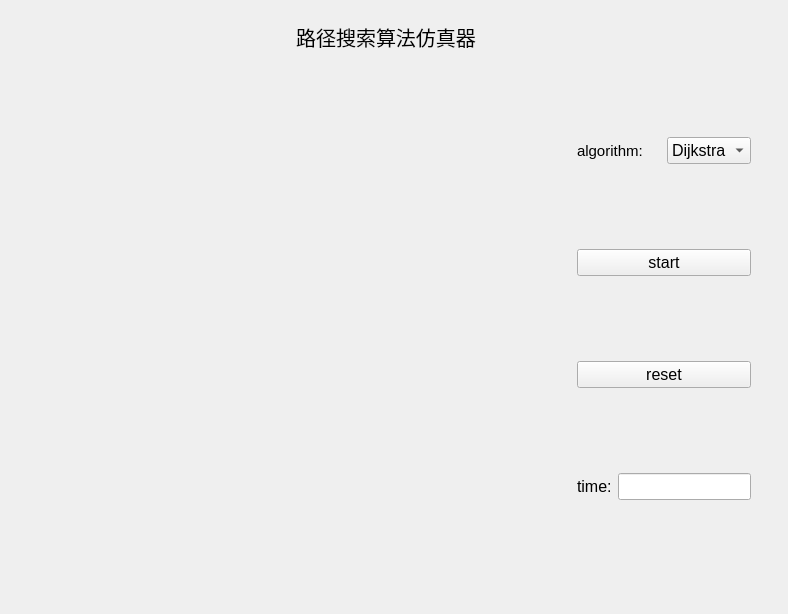
<?xml version="1.0" encoding="UTF-8"?>
<ui version="4.0">
 <class>Widget</class>
 <widget class="QWidget" name="Widget">
  <property name="geometry">
   <rect>
    <x>0</x>
    <y>0</y>
    <width>788</width>
    <height>614</height>
   </rect>
  </property>
  <property name="windowTitle">
   <string>Widget</string>
  </property>
  <widget class="QWidget" name="layoutWidget">
   <property name="geometry">
    <rect>
     <x>10</x>
     <y>11</y>
     <width>752</width>
     <height>580</height>
    </rect>
   </property>
   <layout class="QVBoxLayout" name="verticalLayout_2">
    <item>
     <widget class="QLabel" name="label">
      <property name="font">
       <font>
        <pointsize>15</pointsize>
       </font>
      </property>
      <property name="text">
       <string>路径搜索算法仿真器</string>
      </property>
      <property name="alignment">
       <set>Qt::AlignCenter</set>
      </property>
     </widget>
    </item>
    <item>
     <layout class="QHBoxLayout" name="horizontalLayout_3">
      <item>
       <widget class="QWidget" name="map" native="true">
        <property name="minimumSize">
         <size>
          <width>550</width>
          <height>550</height>
         </size>
        </property>
       </widget>
      </item>
      <item>
       <layout class="QVBoxLayout" name="verticalLayout">
        <property name="sizeConstraint">
         <enum>QLayout::SetFixedSize</enum>
        </property>
        <item>
         <layout class="QHBoxLayout" name="horizontalLayout">
          <item>
           <widget class="QLabel" name="label_2">
            <property name="font">
             <font>
              <pointsize>11</pointsize>
             </font>
            </property>
            <property name="text">
             <string>algorithm:</string>
            </property>
           </widget>
          </item>
          <item>
           <widget class="QComboBox" name="algorithmList">
            <property name="font">
             <font>
              <pointsize>12</pointsize>
             </font>
            </property>
            <item>
             <property name="text">
              <string>Dijkstra</string>
             </property>
            </item>
            <item>
             <property name="text">
              <string>A*</string>
             </property>
            </item>
            <item>
             <property name="text">
              <string>DWA</string>
             </property>
            </item>
           </widget>
          </item>
         </layout>
        </item>
        <item>
         <widget class="QPushButton" name="startButton">
          <property name="font">
           <font>
            <pointsize>12</pointsize>
           </font>
          </property>
          <property name="text">
           <string>start</string>
          </property>
         </widget>
        </item>
        <item>
         <widget class="QPushButton" name="resetButton">
          <property name="font">
           <font>
            <pointsize>12</pointsize>
           </font>
          </property>
          <property name="text">
           <string>reset</string>
          </property>
         </widget>
        </item>
        <item>
         <layout class="QHBoxLayout" name="horizontalLayout_2">
          <item>
           <widget class="QLabel" name="label_3">
            <property name="font">
             <font>
              <pointsize>12</pointsize>
             </font>
            </property>
            <property name="text">
             <string>time:</string>
            </property>
           </widget>
          </item>
          <item>
           <widget class="QLineEdit" name="castTime">
            <property name="font">
             <font>
              <pointsize>12</pointsize>
             </font>
            </property>
           </widget>
          </item>
         </layout>
        </item>
       </layout>
      </item>
     </layout>
    </item>
   </layout>
  </widget>
 </widget>
 <layoutdefault spacing="6" margin="11"/>
 <resources/>
 <connections/>
</ui>
